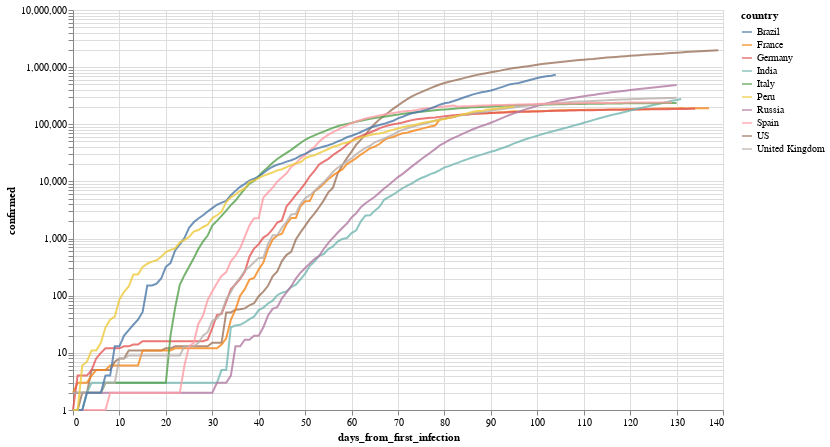

Notebook cell for this chart:
### Markdown cell above
Por ejemplo, evolución (interactiva!) de los paises con mas infectados

### Code cell
total_confirmed_by_country = global_df.groupby('country').confirmed.max().sort_values(ascending=False)
selected_countries = total_confirmed_by_country[total_confirmed_by_country > 1000].index

plot_df = global_df[
    (global_df.confirmed > 0) & 
    (global_df.country.isin(selected_countries[:10]))
].sort_values('date')

selection = alt.selection_multi(
    fields=['country'], 
    bind='legend', 
    init=[{'country': c} for c in selected_countries[:10]]
)


(
    alt.Chart(plot_df)
       .mark_line()
       .encode(
           x='days_from_first_infection', 
           y=alt.Y('confirmed', scale=alt.Scale(type='log')), 
           color='country',
           opacity=alt.condition(selection, alt.value(.8), alt.value(.05))
       ).add_selection(selection)
        .properties(width=650, height=400)
       
)

### Figure 1 — Vega-Lite specification as saved in the notebook (floating-point values rounded to 4 significant figures; data arrays with more than 128 entries replaced by an {"elided": "..."} marker saying what was removed)
{"config": {"view": {"continuousWidth": 400, "continuousHeight": 300}}, "data": {"name": "data-91f01b42a8b972beee042b21db65856a"}, "mark": "line", "encoding": {"color": {"type": "nominal", "field": "country"}, "opacity": {"condition": {"value": 0.8, "selection": "selector001"}, "value": 0.05}, "x": {"type": "quantitative", "field": "days_from_first_infection"}, "y": {"type": "quantitative", "field": "confirmed", "scale": {"type": "log"}}}, "height": 400, "selection": {"selector001": {"type": "multi", "fields": ["country"], "bind": "legend", "init": [{"country": "US"}, {"country": "Brazil"}, {"country": "Russia"}, {"country": "United Kingdom"}, {"country": "India"}, {"country": "Spain"}, {"country": "Italy"}, {"country": "Peru"}, {"country": "France"}, {"country": "Germany"}]}}, "width": 650, "$schema": "https://vega.github.io/schema/vega-lite/v4.8.1.json", "datasets": {"data-91f01b42a8b972beee042b21db65856a": {"elided": "1269 records"}}}
